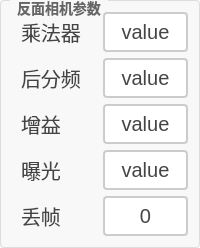
        <widget class="QGroupBox" name="groupBox_15">
         <property name="styleSheet">
          <string notr="true">QGroupBox {
    border: 1px solid #DDD;
    border-radius: 4px;
    font: bold 14px;
    color: #666;
    background-color: #F8F8F8;
}

QGroupBox::title {
    subcontrol-origin: margin;
    subcontrol-position: top left;
    left: 10px;
    padding: 0 5px;
}</string>
         </property>
         <property name="title">
          <string>反面相机参数</string>
         </property>
         <layout class="QGridLayout" name="gridLayout_2">
          <item row="0" column="0">
           <layout class="QVBoxLayout" name="verticalLayout_2">
            <item>
             <layout class="QHBoxLayout" name="horizontalLayout_30" stretch="1,1">
              <item>
               <widget class="QLabel" name="lb_xiangjiguangdianpingbishijian_10">
                <property name="styleSheet">
                 <string notr="true">/* 基础标签样式 */
QLabel {
    color: #444444;          /* 主文字色 */
    font-size: 20px;         /* 标准字号 */
    background: transparent; /* 透明背景 */
    padding: 2px 4px;        /* 基础内边距 */
}

/* 标题样式 */
QLabel.title {
    font-size: 16px;
    font-weight: 600;
    color: #333333;
    border-bottom: 1px solid #DDDDDD; /* 下划线装饰 */
    padding-bottom: 4px;
}

/* 副标题/次要文本 */
QLabel.subtitle {
    color: #666666;
    font-size: 13px;
    font-style: italic;
}

/* 强调文本 */
QLabel.emphasis {
    color: #333333;
    font-weight: 500;
    background-color: #F5F5F5;
    border-radius: 3px;
    padding: 4px 8px;
}

/* 状态标签（成功/警告/错误） */
QLabel[state=&quot;success&quot;] {
    color: #228B22;          /* 森林绿 */
    border-left: 3px solid #228B22;
    padding-left: 8px;
}

QLabel[state=&quot;warning&quot;] {
    color: #FF8C00;          /* 暗橙 */
    border-left: 3px solid #FF8C00;
    padding-left: 8px;
}

QLabel[state=&quot;error&quot;] {
    color: #B22222;          /* 砖红 */
    border-left: 3px solid #B22222;
    padding-left: 8px;
}

/* 数据展示标签 */
QLabel.data {
    color: #2F4F4F;          /* 深石板灰 */
    font-family: monospace;
    border: 1px solid #E0E0E0;
    background-color: #FFFFFF;
    padding: 6px 12px;
    border-radius: 4px;
}

/* 禁用状态 */
QLabel:disabled {
    color: #AAAAAA;
    background-color: transparent;
}

/* 链接样式（伪链接效果） */
QLabel.link {
    color: #4682B4;          /* 钢蓝 */
    text-decoration: underline;
    border-bottom: 1px dotted #4682B4;
}

/* 图标标签 */
QLabel.icon {
    qproperty-alignment: AlignCenter;
    border: 1px solid #E0E0E0;
    border-radius: 4px;
    background-color: #FFFFFF;
    padding: 12px;
}</string>
                </property>
                <property name="text">
                 <string>乘法器</string>
                </property>
               </widget>
              </item>
              <item>
               <widget class="QPushButton" name="btn_chengfaqi2">
                <property name="sizePolicy">
                 <sizepolicy hsizetype="Minimum" vsizetype="Minimum">
                  <horstretch>0</horstretch>
                  <verstretch>0</verstretch>
                 </sizepolicy>
                </property>
                <property name="styleSheet">
                 <string notr="true">QPushButton {
    padding: 6px 14px;
    border: 2px solid #CCC;
    border-radius: 4px;
    background-color: white;
    color: #444;
	font-size:20px;
}

QPushButton:hover {
    border-color: #999;
    background-color: #F5F5F5;
}

QPushButton:pressed {
    border-color: #777;
    background-color: #EEE;
}</string>
                </property>
                <property name="text">
                 <string>value</string>
                </property>
               </widget>
              </item>
             </layout>
            </item>
            <item>
             <layout class="QHBoxLayout" name="horizontalLayout_31" stretch="1,1">
              <item>
               <widget class="QLabel" name="lb_xiangjiguangdianpingbishijian_11">
                <property name="styleSheet">
                 <string notr="true">/* 基础标签样式 */
QLabel {
    color: #444444;          /* 主文字色 */
    font-size: 20px;         /* 标准字号 */
    background: transparent; /* 透明背景 */
    padding: 2px 4px;        /* 基础内边距 */
}

/* 标题样式 */
QLabel.title {
    font-size: 16px;
    font-weight: 600;
    color: #333333;
    border-bottom: 1px solid #DDDDDD; /* 下划线装饰 */
    padding-bottom: 4px;
}

/* 副标题/次要文本 */
QLabel.subtitle {
    color: #666666;
    font-size: 13px;
    font-style: italic;
}

/* 强调文本 */
QLabel.emphasis {
    color: #333333;
    font-weight: 500;
    background-color: #F5F5F5;
    border-radius: 3px;
    padding: 4px 8px;
}

/* 状态标签（成功/警告/错误） */
QLabel[state=&quot;success&quot;] {
    color: #228B22;          /* 森林绿 */
    border-left: 3px solid #228B22;
    padding-left: 8px;
}

QLabel[state=&quot;warning&quot;] {
    color: #FF8C00;          /* 暗橙 */
    border-left: 3px solid #FF8C00;
    padding-left: 8px;
}

QLabel[state=&quot;error&quot;] {
    color: #B22222;          /* 砖红 */
    border-left: 3px solid #B22222;
    padding-left: 8px;
}

/* 数据展示标签 */
QLabel.data {
    color: #2F4F4F;          /* 深石板灰 */
    font-family: monospace;
    border: 1px solid #E0E0E0;
    background-color: #FFFFFF;
    padding: 6px 12px;
    border-radius: 4px;
}

/* 禁用状态 */
QLabel:disabled {
    color: #AAAAAA;
    background-color: transparent;
}

/* 链接样式（伪链接效果） */
QLabel.link {
    color: #4682B4;          /* 钢蓝 */
    text-decoration: underline;
    border-bottom: 1px dotted #4682B4;
}

/* 图标标签 */
QLabel.icon {
    qproperty-alignment: AlignCenter;
    border: 1px solid #E0E0E0;
    border-radius: 4px;
    background-color: #FFFFFF;
    padding: 12px;
}</string>
                </property>
                <property name="text">
                 <string>后分频</string>
                </property>
               </widget>
              </item>
              <item>
               <widget class="QPushButton" name="btn_houfenpin2">
                <property name="sizePolicy">
                 <sizepolicy hsizetype="Minimum" vsizetype="Minimum">
                  <horstretch>0</horstretch>
                  <verstretch>0</verstretch>
                 </sizepolicy>
                </property>
                <property name="styleSheet">
                 <string notr="true">QPushButton {
    padding: 6px 14px;
    border: 2px solid #CCC;
    border-radius: 4px;
    background-color: white;
    color: #444;
	font-size:20px;
}

QPushButton:hover {
    border-color: #999;
    background-color: #F5F5F5;
}

QPushButton:pressed {
    border-color: #777;
    background-color: #EEE;
}</string>
                </property>
                <property name="text">
                 <string>value</string>
                </property>
               </widget>
              </item>
             </layout>
            </item>
            <item>
             <layout class="QHBoxLayout" name="horizontalLayout_32" stretch="1,1">
              <item>
               <widget class="QLabel" name="lb_xiangjiguangdianpingbishijian_12">
                <property name="styleSheet">
                 <string notr="true">/* 基础标签样式 */
QLabel {
    color: #444444;          /* 主文字色 */
    font-size: 20px;         /* 标准字号 */
    background: transparent; /* 透明背景 */
    padding: 2px 4px;        /* 基础内边距 */
}

/* 标题样式 */
QLabel.title {
    font-size: 16px;
    font-weight: 600;
    color: #333333;
    border-bottom: 1px solid #DDDDDD; /* 下划线装饰 */
    padding-bottom: 4px;
}

/* 副标题/次要文本 */
QLabel.subtitle {
    color: #666666;
    font-size: 13px;
    font-style: italic;
}

/* 强调文本 */
QLabel.emphasis {
    color: #333333;
    font-weight: 500;
    background-color: #F5F5F5;
    border-radius: 3px;
    padding: 4px 8px;
}

/* 状态标签（成功/警告/错误） */
QLabel[state=&quot;success&quot;] {
    color: #228B22;          /* 森林绿 */
    border-left: 3px solid #228B22;
    padding-left: 8px;
}

QLabel[state=&quot;warning&quot;] {
    color: #FF8C00;          /* 暗橙 */
    border-left: 3px solid #FF8C00;
    padding-left: 8px;
}

QLabel[state=&quot;error&quot;] {
    color: #B22222;          /* 砖红 */
    border-left: 3px solid #B22222;
    padding-left: 8px;
}

/* 数据展示标签 */
QLabel.data {
    color: #2F4F4F;          /* 深石板灰 */
    font-family: monospace;
    border: 1px solid #E0E0E0;
    background-color: #FFFFFF;
    padding: 6px 12px;
    border-radius: 4px;
}

/* 禁用状态 */
QLabel:disabled {
    color: #AAAAAA;
    background-color: transparent;
}

/* 链接样式（伪链接效果） */
QLabel.link {
    color: #4682B4;          /* 钢蓝 */
    text-decoration: underline;
    border-bottom: 1px dotted #4682B4;
}

/* 图标标签 */
QLabel.icon {
    qproperty-alignment: AlignCenter;
    border: 1px solid #E0E0E0;
    border-radius: 4px;
    background-color: #FFFFFF;
    padding: 12px;
}</string>
                </property>
                <property name="text">
                 <string>增益</string>
                </property>
               </widget>
              </item>
              <item>
               <widget class="QPushButton" name="btn_zengyi2">
                <property name="sizePolicy">
                 <sizepolicy hsizetype="Minimum" vsizetype="Minimum">
                  <horstretch>0</horstretch>
                  <verstretch>0</verstretch>
                 </sizepolicy>
                </property>
                <property name="styleSheet">
                 <string notr="true">QPushButton {
    padding: 6px 14px;
    border: 2px solid #CCC;
    border-radius: 4px;
    background-color: white;
    color: #444;
	font-size:20px;
}

QPushButton:hover {
    border-color: #999;
    background-color: #F5F5F5;
}

QPushButton:pressed {
    border-color: #777;
    background-color: #EEE;
}</string>
                </property>
                <property name="text">
                 <string>value</string>
                </property>
               </widget>
              </item>
             </layout>
            </item>
            <item>
             <layout class="QHBoxLayout" name="horizontalLayout_33" stretch="1,1">
              <item>
               <widget class="QLabel" name="lb_xiangjiguangdianpingbishijian_13">
                <property name="styleSheet">
                 <string notr="true">/* 基础标签样式 */
QLabel {
    color: #444444;          /* 主文字色 */
    font-size: 20px;         /* 标准字号 */
    background: transparent; /* 透明背景 */
    padding: 2px 4px;        /* 基础内边距 */
}

/* 标题样式 */
QLabel.title {
    font-size: 16px;
    font-weight: 600;
    color: #333333;
    border-bottom: 1px solid #DDDDDD; /* 下划线装饰 */
    padding-bottom: 4px;
}

/* 副标题/次要文本 */
QLabel.subtitle {
    color: #666666;
    font-size: 13px;
    font-style: italic;
}

/* 强调文本 */
QLabel.emphasis {
    color: #333333;
    font-weight: 500;
    background-color: #F5F5F5;
    border-radius: 3px;
    padding: 4px 8px;
}

/* 状态标签（成功/警告/错误） */
QLabel[state=&quot;success&quot;] {
    color: #228B22;          /* 森林绿 */
    border-left: 3px solid #228B22;
    padding-left: 8px;
}

QLabel[state=&quot;warning&quot;] {
    color: #FF8C00;          /* 暗橙 */
    border-left: 3px solid #FF8C00;
    padding-left: 8px;
}

QLabel[state=&quot;error&quot;] {
    color: #B22222;          /* 砖红 */
    border-left: 3px solid #B22222;
    padding-left: 8px;
}

/* 数据展示标签 */
QLabel.data {
    color: #2F4F4F;          /* 深石板灰 */
    font-family: monospace;
    border: 1px solid #E0E0E0;
    background-color: #FFFFFF;
    padding: 6px 12px;
    border-radius: 4px;
}

/* 禁用状态 */
QLabel:disabled {
    color: #AAAAAA;
    background-color: transparent;
}

/* 链接样式（伪链接效果） */
QLabel.link {
    color: #4682B4;          /* 钢蓝 */
    text-decoration: underline;
    border-bottom: 1px dotted #4682B4;
}

/* 图标标签 */
QLabel.icon {
    qproperty-alignment: AlignCenter;
    border: 1px solid #E0E0E0;
    border-radius: 4px;
    background-color: #FFFFFF;
    padding: 12px;
}</string>
                </property>
                <property name="text">
                 <string>曝光</string>
                </property>
               </widget>
              </item>
              <item>
               <widget class="QPushButton" name="btn_baoguang2">
                <property name="sizePolicy">
                 <sizepolicy hsizetype="Minimum" vsizetype="Minimum">
                  <horstretch>0</horstretch>
                  <verstretch>0</verstretch>
                 </sizepolicy>
                </property>
                <property name="styleSheet">
                 <string notr="true">QPushButton {
    padding: 6px 14px;
    border: 2px solid #CCC;
    border-radius: 4px;
    background-color: white;
    color: #444;
	font-size:20px;
}

QPushButton:hover {
    border-color: #999;
    background-color: #F5F5F5;
}

QPushButton:pressed {
    border-color: #777;
    background-color: #EEE;
}</string>
                </property>
                <property name="text">
                 <string>value</string>
                </property>
               </widget>
              </item>
             </layout>
            </item>
            <item>
             <layout class="QHBoxLayout" name="horizontalLayout_34" stretch="1,1">
              <item>
               <widget class="QLabel" name="lb_xiangjiguangdianpingbishijian_14">
                <property name="styleSheet">
                 <string notr="true">/* 基础标签样式 */
QLabel {
    color: #444444;          /* 主文字色 */
    font-size: 20px;         /* 标准字号 */
    background: transparent; /* 透明背景 */
    padding: 2px 4px;        /* 基础内边距 */
}

/* 标题样式 */
QLabel.title {
    font-size: 16px;
    font-weight: 600;
    color: #333333;
    border-bottom: 1px solid #DDDDDD; /* 下划线装饰 */
    padding-bottom: 4px;
}

/* 副标题/次要文本 */
QLabel.subtitle {
    color: #666666;
    font-size: 13px;
    font-style: italic;
}

/* 强调文本 */
QLabel.emphasis {
    color: #333333;
    font-weight: 500;
    background-color: #F5F5F5;
    border-radius: 3px;
    padding: 4px 8px;
}

/* 状态标签（成功/警告/错误） */
QLabel[state=&quot;success&quot;] {
    color: #228B22;          /* 森林绿 */
    border-left: 3px solid #228B22;
    padding-left: 8px;
}

QLabel[state=&quot;warning&quot;] {
    color: #FF8C00;          /* 暗橙 */
    border-left: 3px solid #FF8C00;
    padding-left: 8px;
}

QLabel[state=&quot;error&quot;] {
    color: #B22222;          /* 砖红 */
    border-left: 3px solid #B22222;
    padding-left: 8px;
}

/* 数据展示标签 */
QLabel.data {
    color: #2F4F4F;          /* 深石板灰 */
    font-family: monospace;
    border: 1px solid #E0E0E0;
    background-color: #FFFFFF;
    padding: 6px 12px;
    border-radius: 4px;
}

/* 禁用状态 */
QLabel:disabled {
    color: #AAAAAA;
    background-color: transparent;
}

/* 链接样式（伪链接效果） */
QLabel.link {
    color: #4682B4;          /* 钢蓝 */
    text-decoration: underline;
    border-bottom: 1px dotted #4682B4;
}

/* 图标标签 */
QLabel.icon {
    qproperty-alignment: AlignCenter;
    border: 1px solid #E0E0E0;
    border-radius: 4px;
    background-color: #FFFFFF;
    padding: 12px;
}</string>
                </property>
                <property name="text">
                 <string>丢帧</string>
                </property>
               </widget>
              </item>
              <item>
               <widget class="QPushButton" name="btn_diuzhen2">
                <property name="sizePolicy">
                 <sizepolicy hsizetype="Minimum" vsizetype="Minimum">
                  <horstretch>0</horstretch>
                  <verstretch>0</verstretch>
                 </sizepolicy>
                </property>
                <property name="styleSheet">
                 <string notr="true">QPushButton {
    padding: 6px 14px;
    border: 2px solid #CCC;
    border-radius: 4px;
    background-color: white;
    color: #444;
	font-size:20px;
}

QPushButton:hover {
    border-color: #999;
    background-color: #F5F5F5;
}

QPushButton:pressed {
    border-color: #777;
    background-color: #EEE;
}</string>
                </property>
                <property name="text">
                 <string>0</string>
                </property>
               </widget>
              </item>
             </layout>
            </item>
           </layout>
          </item>
         </layout>
        </widget>
